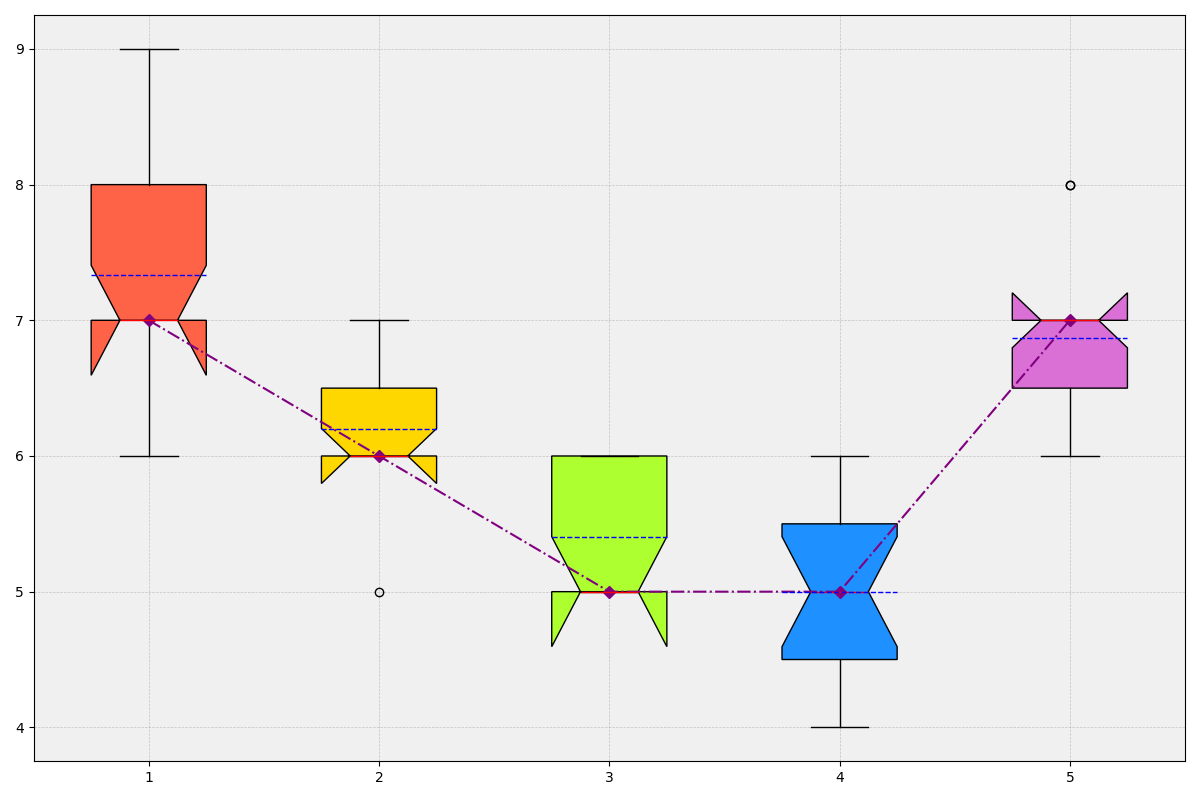

This chart was generated by the following Python code:
import matplotlib.pyplot as plt
import numpy as np

age_groups = ['18-25', '26-35', '36-45', '46-60', '60+']
happiness_data = [
    [7, 8, 7, 6, 8, 8, 7, 9, 7, 6, 7, 8, 7, 8, 7],
    [6, 7, 6, 6, 7, 7, 6, 6, 6, 7, 6, 6, 5, 6, 6],
    [5, 6, 5, 6, 6, 5, 6, 6, 5, 5, 5, 5, 5, 6, 5],
    [6, 6, 5, 4, 5, 6, 5, 4, 4, 5, 6, 5, 4, 5, 5],
    [7, 6, 7, 6, 7, 7, 7, 6, 6, 7, 8, 7, 8, 7, 7]
]

fig, ax = plt.subplots(figsize=(12, 8))

box = ax.boxplot(happiness_data, vert=True, patch_artist=True, notch=True, meanline=True, showmeans=True)

colors = ['#FF6347', '#FFD700', '#ADFF2F', '#1E90FF', '#DA70D6']
for patch, color in zip(box['boxes'], colors):
    patch.set_facecolor(color)

plt.setp(box['means'], color='blue')
plt.setp(box['medians'], color='red')

medians = [np.median(group) for group in happiness_data]
ax.plot(range(1, len(age_groups) + 1), medians, color='purple', marker='D', linestyle='-.')

ax.grid(True, linestyle='--', linewidth=0.5, alpha=0.7)
ax.set_axisbelow(True)
ax.set_facecolor('#f0f0f0')

plt.tight_layout()
plt.show()
